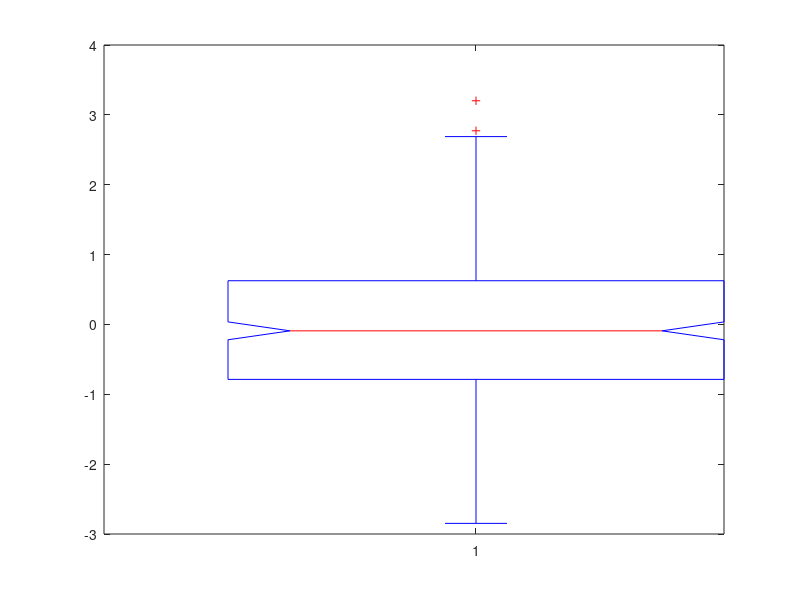

The MATLAB script that drew this image:
% ćwiczenie sprawdzające umiejętność rysowania wykresów

% 300 próbek w wektorze
normalny = randn(300,1)

% histogram o 20 słupkach
hist(normalny, 20)

% histogram o 100 słupkach
hist(normalny, 100)

% wykres świecowy
boxplot(normalny, 1)